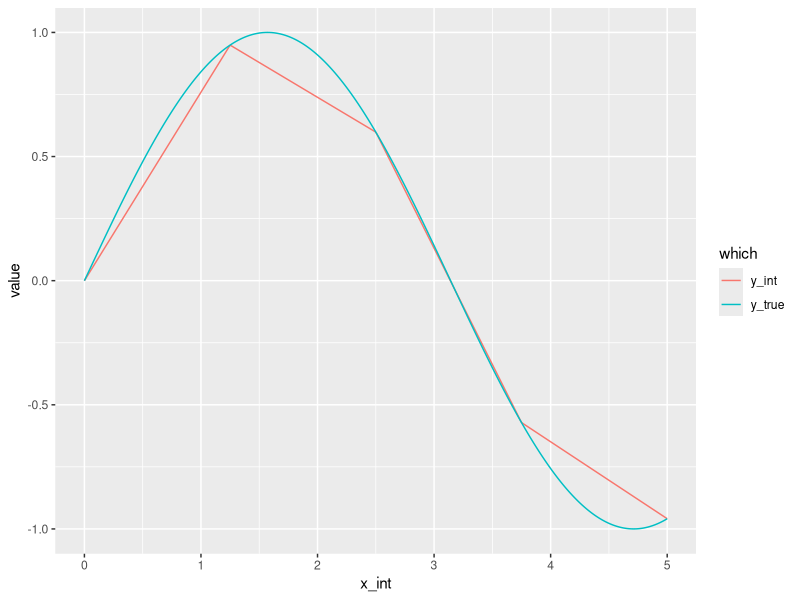
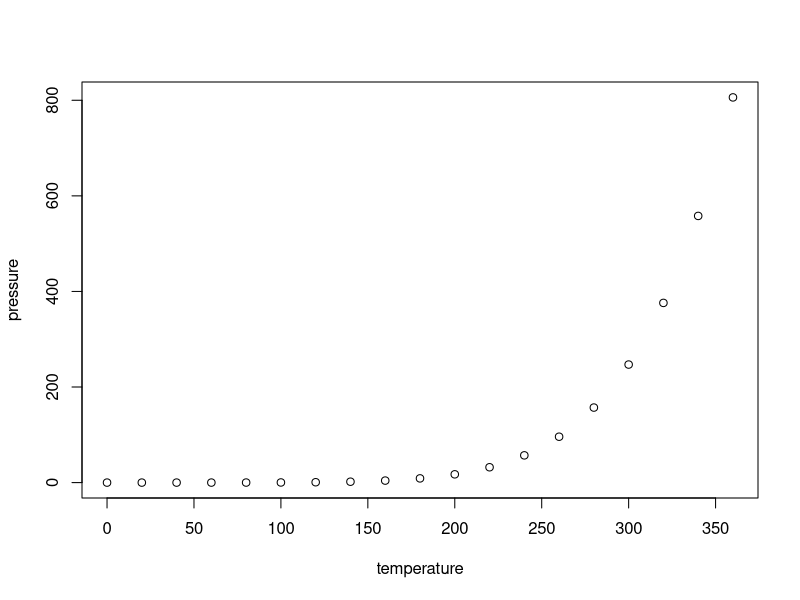

Write the R code that produced these figures, in order.
## ---- chunk 1
library(tidyverse)
library(pracma)

# Interpolate a sine wave at a few points

x = seq(0.0, 5.0, length = 5)
y = sin(x)

# Print the values so can copy them to Stan

options(digits = 10)
print(x)
print(y)

# Plot the interpolated function against the true function

tibble(x_int = seq(min(x), max(x), length = 500)) %>%
  mutate(y_true = sin(x_int),
         y_int = interp1(x, y, x_int)) %>%
  gather(which, value, y_true, y_int) %>%
  ggplot() +
  geom_line(aes(x_int, value, group = which, color = which))

# Here are some points at which we can test our function

x_test = c(1.0, 1.7, 2.1, 4.0)

# Print values at these points (to test Stan implementation)

interp1(x, y, x_test)

fd_deriv = function(x_test) {
  dx = 1e-8
  (interp1(x, y, x_test + dx) - interp1(x, y, x_test - dx)) / (2 * dx)
}

# Print gradients at these points (to test Stan implementation)
# These won't be defined everywhere for linear interpolation

fd_deriv(x_test)
## ---- chunk 2
summary(cars)
## ---- chunk 3
plot(pressure)
